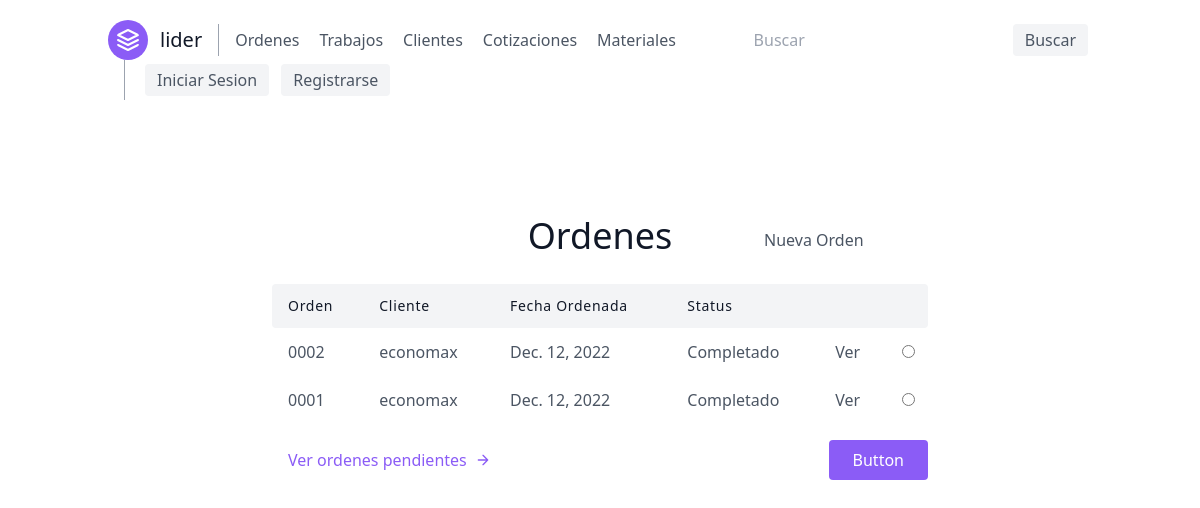
The app's page /ordenes/lista-completa/ with its own data.
### orders/models.py (models this page shows, shortened)
class Order(models.Model):
    customer = models.ForeignKey(Customer, on_delete=models.CASCADE, verbose_name='Cliente')
    date_ordered = models.DateField('Fecha ordenada', auto_now=True)
    expected_delivery_date = models.DateField('Fecha esperada de Entrega',
                                              default=(datetime.datetime.now() + datetime.timedelta(days=3)))
    delivered = models.DateField(verbose_name='Fecha de Entrega', null=True, blank=True)
    paid = models.DateField(verbose_name='Fecha de Pago', null=True, blank=True)
    invoice = models.IntegerField(verbose_name='Factura Asociada', null=True, blank=True)
    @property
    def completed(self):
        order_items = OrderItem.objects.filter(order_id=self.id)
        order_item_count = order_items.count()
        order_item_finished = order_items.filter(finished=True).count()
        return order_item_count == order_item_finished

class Customer(models.Model):
    name_company = models.CharField(verbose_name='Nombre/Empresa', max_length=50)
    email = models.EmailField(verbose_name='Correo', null=True)
    phone_number = models.CharField(verbose_name='Telefono', max_length=10, validators=[RegexValidator(r'^\d{1,10}$')])
    address = models.CharField(verbose_name='Domicilio', max_length=100, null=True)
    shipping = models.BooleanField(verbose_name='Entrega a domicilio')
    def __str__(self):
        return self.name_company

### orders/views.py (the view)
# urls.py: path('lista-completa/', views.OrderListView.as_view(), name='order-complete-list'),
class OrderListView(generic.ListView):
    model = models.Order
    template_name = 'orders/order_complete_list.html'
    ordering = ['-id']

### orders/templates/orders/order_complete_list.html
{% extends 'base.html' %}
{% block content %}
    <section class="text-gray-600 body-font">
        <div class="container px-5 py-24 mx-auto">
            <div class="grid grid-cols-3 text-center w-full mb-5">
                <p></p>
                <h1 class=" sm:text-4xl text-3xl font-medium title-font mb-2 text-gray-900">Ordenes</h1>
                <a class="grid content-center justify-start" href="{% url 'order-create' %}">Nueva Orden</a>
            </div>
            <div class="lg:w-2/3 w-full mx-auto overflow-auto">
                <table class="table-auto w-full text-left whitespace-no-wrap">
                    <thead>
                    <tr>
                        <th class="px-4 py-3 title-font tracking-wider font-medium text-gray-900 text-sm bg-gray-100 rounded-tl rounded-bl">
                            Orden
                        </th>
                        <th class="px-4 py-3 title-font tracking-wider font-medium text-gray-900 text-sm bg-gray-100">
                            Cliente
                        </th>
                        <th class="px-4 py-3 title-font tracking-wider font-medium text-gray-900 text-sm bg-gray-100">
                            Fecha Ordenada
                        </th>
                        <th class="px-4 py-3 title-font tracking-wider font-medium text-gray-900 text-sm bg-gray-100">
                            Status
                        </th>
                        <th class="px-4 py-3 title-font tracking-wider font-medium text-gray-900 text-sm bg-gray-100"></th>
                        <th class="w-10 title-font tracking-wider font-medium text-gray-900 text-sm bg-gray-100 rounded-tr rounded-br"></th>
                    </tr>
                    </thead>
                    <tbody>
                    {% for object in object_list %}
                        <tr>
                            <td class="px-4 py-3">{{ object.id|stringformat:'04d' }}</td>
                            <td class="px-4 py-3">{{ object.customer|lower }}</td>
                            <td class="px-4 py-3">{{ object.date_ordered }}</td>
                            <td class="px-4 py-3">{% if object.completed %}Completado{% else %}
                                Pendiente{% endif %}</td>
                            <td><a class="px-4 py-3" href="{% url 'orderItem-list' object.id %}">Ver</a></td>
                            <td class="w-10 text-center">
                                <input name="plan" type="radio">
                            </td>
                        </tr>
                    {% endfor %}
                    </tbody>
                </table>
            </div>
            <div class="flex pl-4 mt-4 lg:w-2/3 w-full mx-auto">
                <a class="text-purple-500 inline-flex items-center md:mb-2 lg:mb-0"
                   href="{% url 'order-list' %}">Ver ordenes pendientes
                    <svg fill="none" stroke="currentColor" stroke-linecap="round" stroke-linejoin="round"
                         stroke-width="2" class="w-4 h-4 ml-2" viewBox="0 0 24 24">
                        <path d="M5 12h14M12 5l7 7-7 7"></path>
                    </svg>
                </a>
                <button class="flex ml-auto text-white bg-purple-500 border-0 py-2 px-6 focus:outline-none hover:bg-purple-600 rounded">
                    Button
                </button>
            </div>
        </div>
    </section>
{% endblock %}

### records on screen
Order: id "0002", customer "economax", date_ordered "Dec. 12, 2022", shows "Completado"
Order: id "0001", customer "economax", date_ordered "Dec. 12, 2022", shows "Completado"
